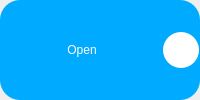
                  <widget class="QWidget" name="OnPage">
                   <property name="styleSheet">
                    <string notr="true"/>
                   </property>
                   <layout class="QHBoxLayout" name="horizontalLayout_3">
                    <property name="leftMargin">
                     <number>0</number>
                    </property>
                    <property name="topMargin">
                     <number>0</number>
                    </property>
                    <property name="rightMargin">
                     <number>0</number>
                    </property>
                    <property name="bottomMargin">
                     <number>0</number>
                    </property>
                    <item>
                     <widget class="QFrame" name="frame">
                      <property name="styleSheet">
                       <string notr="true">border-style: solid;
border-radius: 20px;
background-color: rgb(0, 170, 255);
</string>
                      </property>
                      <property name="frameShape">
                       <enum>QFrame::StyledPanel</enum>
                      </property>
                      <property name="frameShadow">
                       <enum>QFrame::Raised</enum>
                      </property>
                      <layout class="QHBoxLayout" name="horizontalLayout_4">
                       <property name="spacing">
                        <number>0</number>
                       </property>
                       <property name="leftMargin">
                        <number>1</number>
                       </property>
                       <property name="topMargin">
                        <number>1</number>
                       </property>
                       <property name="rightMargin">
                        <number>1</number>
                       </property>
                       <property name="bottomMargin">
                        <number>1</number>
                       </property>
                       <item>
                        <widget class="QLabel" name="label_3">
                         <property name="styleSheet">
                          <string notr="true">background-color: rgba(255, 255, 255,0);
color: rgb(255, 255, 255);
font: 14pt &quot;Segoe UI&quot;;</string>
                         </property>
                         <property name="text">
                          <string>Open</string>
                         </property>
                         <property name="alignment">
                          <set>Qt::AlignCenter</set>
                         </property>
                        </widget>
                       </item>
                       <item>
                        <widget class="QPushButton" name="OnToggler">
                         <property name="minimumSize">
                          <size>
                           <width>36</width>
                           <height>36</height>
                          </size>
                         </property>
                         <property name="maximumSize">
                          <size>
                           <width>36</width>
                           <height>36</height>
                          </size>
                         </property>
                         <property name="cursor">
                          <cursorShape>PointingHandCursor</cursorShape>
                         </property>
                         <property name="styleSheet">
                          <string notr="true">border-style: solid;
border-radius: 18;
border-width: 0px;
border-color: rgb(232, 232, 232);
background-color: rgb(255, 255, 255);</string>
                         </property>
                         <property name="text">
                          <string/>
                         </property>
                        </widget>
                       </item>
                      </layout>
                     </widget>
                    </item>
                   </layout>
                  </widget>
